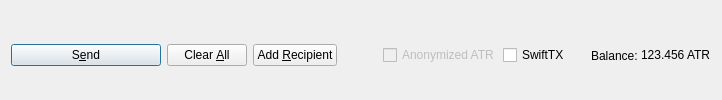
         <widget class="QFrame" name="frame_Send">
          <layout class="QHBoxLayout" name="horizontalLayout">
           <property name="bottomMargin">
            <number>0</number>
           </property>
           <item>
            <widget class="QPushButton" name="sendButton">
             <property name="minimumSize">
              <size>
               <width>150</width>
               <height>0</height>
              </size>
             </property>
             <property name="toolTip">
              <string>Confirm the send action</string>
             </property>
             <property name="text">
              <string>S&amp;end</string>
             </property>
             <property name="icon">
              <iconset resource="../Altair.qrc">
               <normaloff>:/icons/send</normaloff>:/icons/send</iconset>
             </property>
             <property name="autoDefault">
              <bool>false</bool>
             </property>
             <property name="default">
              <bool>true</bool>
             </property>
            </widget>
           </item>
           <item>
            <widget class="QPushButton" name="clearButton">
             <property name="sizePolicy">
              <sizepolicy hsizetype="Minimum" vsizetype="Fixed">
               <horstretch>0</horstretch>
               <verstretch>0</verstretch>
              </sizepolicy>
             </property>
             <property name="toolTip">
              <string>Clear all fields of the form.</string>
             </property>
             <property name="text">
              <string>Clear &amp;All</string>
             </property>
             <property name="icon">
              <iconset resource="../Altair.qrc">
               <normaloff>:/icons/remove</normaloff>:/icons/remove</iconset>
             </property>
             <property name="autoDefault">
              <bool>false</bool>
             </property>
            </widget>
           </item>
           <item>
            <widget class="QPushButton" name="addButton">
             <property name="toolTip">
              <string>Send to multiple recipients at once</string>
             </property>
             <property name="text">
              <string>Add &amp;Recipient</string>
             </property>
             <property name="icon">
              <iconset resource="../Altair.qrc">
               <normaloff>:/icons/add</normaloff>:/icons/add</iconset>
             </property>
             <property name="autoDefault">
              <bool>false</bool>
             </property>
            </widget>
           </item>
           <item>
            <spacer name="horizontalSpacer">
             <property name="orientation">
              <enum>Qt::Horizontal</enum>
             </property>
             <property name="sizeHint" stdset="0">
              <size>
               <width>40</width>
               <height>20</height>
              </size>
             </property>
            </spacer>
           </item>
           <item>
            <layout class="QHBoxLayout" name="horizontalLayout_2">
             <property name="spacing">
              <number>3</number>
             </property>
             <item>
              <widget class="QCheckBox" name="checkzATR">
               <property name="enabled">
                <bool>false</bool>
               </property>
               <property name="text">
                <string>Anonymized ATR</string>
               </property>
              </widget>
             </item>
             <item>
              <widget class="QCheckBox" name="checkSwiftTX">
               <property name="enabled">
                <bool>true</bool>
               </property>
               <property name="minimumSize">
                <size>
                 <width>85</width>
                 <height>0</height>
                </size>
               </property>
               <property name="text">
                <string>SwiftTX</string>
               </property>
              </widget>
             </item>
             <item>
              <widget class="QLabel" name="label">
               <property name="text">
                <string>Balance:</string>
               </property>
              </widget>
             </item>
             <item>
              <widget class="QLabel" name="labelBalance">
               <property name="sizePolicy">
                <sizepolicy hsizetype="Preferred" vsizetype="Fixed">
                 <horstretch>0</horstretch>
                 <verstretch>0</verstretch>
                </sizepolicy>
               </property>
               <property name="cursor">
                <cursorShape>IBeamCursor</cursorShape>
               </property>
               <property name="text">
                <string notr="true">123.456 ATR</string>
               </property>
               <property name="textInteractionFlags">
                <set>Qt::LinksAccessibleByMouse|Qt::TextSelectableByKeyboard|Qt::TextSelectableByMouse</set>
               </property>
              </widget>
             </item>
            </layout>
           </item>
          </layout>
         </widget>
